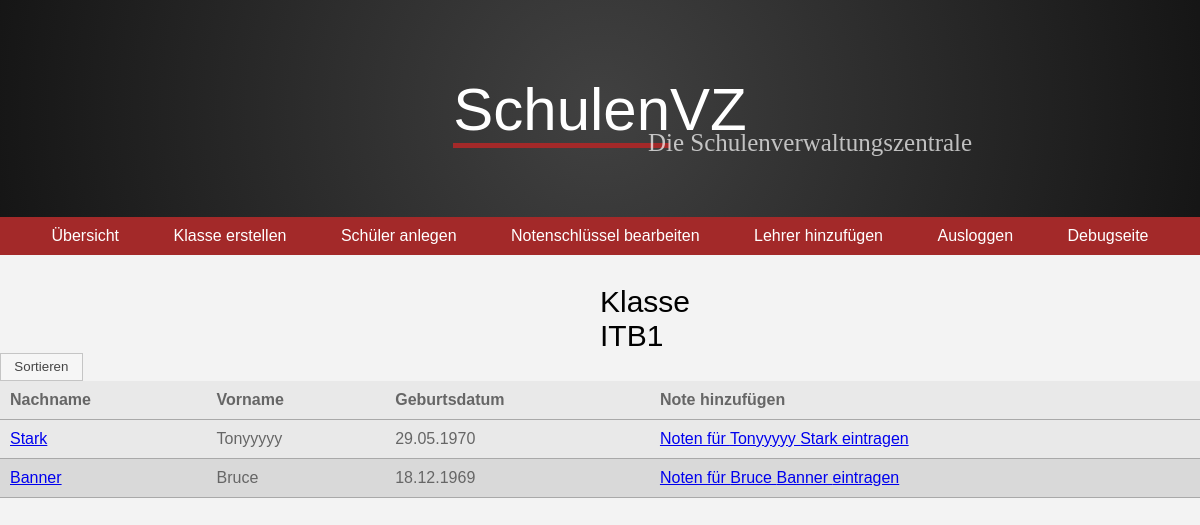
The app's page /index.php?id=ITB1 (signed in) with its own data.
### tables this page shows
CREATE TABLE `schueler` (
  `id_Schueler` int(11) NOT NULL,
  `Vorname` varchar(45) NOT NULL,
  `Nachname` varchar(45) NOT NULL,
  `Geburtsdatum` date NOT NULL,
  `Kurs_id_Kurs` int(11) DEFAULT NULL
);

### files_lp/includes/DoublyLinkedList.php (called while the page is built, shortened)
<?php
require_once 'Student.php';
require_once 'Element.php';
class DoublyLinkedList
{
    private $start;
    private $count;
    public function __construct($name, $key, $id)
    {
        $this->start = null;
        $this->count = 0;
    }
    public function add($data)
    {
        $element = new Element($data);
        if ($this->start === null) {
            $this->start = $element;
            $this->count++;
            return;
        }
        $this->count++;
    }
    public function readList()
    {
        $array = array();
        if ($this->count === 0)
        {
            echo "Noch keine Einträge vorhanden.<br>";
        }
        else
        {
            $start = $this->getStart();
            $data = $start->getData();
            for ($i = 0; $i < $this->count; $i++) {
                $array[] = $data;
                $start = $start->getNext();
                if ($start !== null)
                {
                    $data = $start->getData();
                }
                else
                {
                    return $array;
                }
            }
            return $array;
        }
    }
    public function getStart()
    {
        return $this->start;
    }
}

### files_lp/includes/Student.php (called while the page is built, shortened)
<?php
require_once 'Element.php';
require_once 'DoublyLinkedList.php';
class Student
{
    private $firstName;
    private $lastName;
    private $bday;
    private $id;
    public function __construct($id, $firstName, $lastName, $bday, $class)
    {
        $this->id = $id;
        $this->firstName = $firstName;
        $this->lastName = $lastName;
        $this->bday = $bday;
    }
    public function getId()
    {
        return $this->id;
    }
    public function getFirstName()
    {
        return $this->firstName;
    }
    public function getLastName()
    {
        return $this->lastName;
    }
    public function getBday()
    {
        return $this->bday;
    }
    public function getStudentData()
    {
        $data = array();
        $id = $this->getId();
        $first = $this->getFirstName();
        $last = $this->getLastName();
        $bd = $this->getBday();
        array_push($data, $first, $last, $bd, $id);
        return $data;
    }
}

### files_lp/includes/Element.php (called while the page is built, shortened)
<?php
require_once 'Student.php';
require_once 'DoublyLinkedList.php';
class Element
{
    private $next;
    private $data;
    public function __construct(Student $data)
    {
        $this->data = $data;
    }
    public function setNext($element)
    {
        if ($element === null)
        {
            $this->next = null;
        }
        else
        {
            $this->next = $element;
        }
    }
    public function getNext()
    {
        return $this->next;
    }
    public function getData()
    {
        return $this->data->getStudentData();
    }
}

### project_files/Database.php (called while the page is built, shortened)
<?php
abstract class DB {
    public static function convertDate($date) {
        if ($date) {
            return date('d.m.Y', strtotime($date));
        }
        else {
            return NULL;
        }
    }
}

### index.php (the view, shortened to what this page needs)
<?php
include_once 'files_lp/ui/header.php';
if (isset($_SESSION['UserRight']) AND isset($_SESSION['UserLogin']))
{
    $userRight = $_SESSION['UserRight'];
    if ($userRight == "ADMIN")
    {
        if (isset($_GET['id']) AND isset($_GET['sort']))
        {
            $kurs = strtoupper($_GET['id']);
            $sort = $_GET['sort'];
            if (isset($_SESSION[$kurs]))
            {
                $liste = unserialize($_SESSION[$kurs]);
            }
            else
            {
                buildList($kurs);
                $liste = unserialize($_SESSION[$kurs]);
            }
            echo "<p id='className'> Klasse ".$kurs."</p>";
            echo "<table id='myTable'>";
            echo "<thead>";
            echo "<tr>";
            echo "<th>Nachname</th>";
            echo "<th>Vorname</th>";
            echo "<th>Geburtsdatum</th>";
            echo "<th>Note hinzufügen</th>";
            echo "</tr>";
            echo "</thead>";
            printList($liste, $kurs, true);
            echo "</table>";
        }
        elseif (isset($_GET['id']))
        {
            $kurs = strtoupper($_GET['id']);
            if (isset($_SESSION[$kurs]))
            {
                $liste = unserialize($_SESSION[$kurs]);
            }
            else
            {
                buildList($kurs);
                $liste = unserialize($_SESSION[$kurs]);
            }
            ?>
            <p id='className'>Klasse <?= $kurs ?></p>
            <button class='ui-button' onclick="location.href='?id=<?= $kurs ?>&sort=true'">Sortieren</button>
            <?php
            echo "<table id='myTable'>";
            echo "<thead>";
            echo "<tr>";
            echo "<th>Nachname</th>";
            echo "<th>Vorname</th>";
            echo "<th>Geburtsdatum</th>";
            echo "<th>Note hinzufügen</th>";
            echo "</tr>";
            echo "</thead>";
            printList($liste, $kurs);
            echo "</table>";
        }
    }
}
else
{
    header("Location: login.php");
}
?>

### files_lp/functions/listHelper.php (shortened to what this page needs)
<?php
require_once 'files_lp/includes/DoublyLinkedList.php';
require_once 'files_lp/includes/Element.php';
require_once 'files_lp/includes/Student.php';
require_once 'project_files/Database.php';
function buildList($class)
{
    $PDO = DB::load(DBHOST, DBNAME, DBUSERNAME, DBPASSWORD);
    $search = "SELECT s.id_Schueler, s.Vorname, s.Nachname, s.Geburtsdatum FROM kurs
               LEFT JOIN schueler s on kurs.id_Kurs = s.Kurs_id_Kurs
               WHERE kurs.kursName = ?";
    $pre = $PDO->prepare($search);
    $pre->execute(array($class));
    $test = $pre->fetchAll(PDO::FETCH_ASSOC);
}
function printList($liste, $kurs, $sort = false)
{
    if ($sort == true)
    {
        $sorted = sortList($kurs);
        $array = $sorted->readList();
        $sortVal = 1;
    }
    else
    {
        $array = $liste->readList();
    }
    echo "<tbody id='myTbody'>";
    foreach ($array as $row)
    {
        echo "<tr onclick='makeTrClickableAgain(this)'>";
        echo "<td id='last' class='dontTouchThis'>";
        echo "<a href='grades.php?id=".$row[3]."&class=".$kurs."'>".$row[1]."</a>";
        echo "</td>";
        echo "<td id='first'>";
        echo $row[0];
        echo "</td>";
        echo "<td id='birth'>";
        echo DB::convertDate($row[2]);
        echo "</td>";
        echo "<td class='dontTouchThis'>";
        echo "<a href='newGrade.php?id=".$row[3]."&class=".$kurs."'>Noten für ".$row[0]." ".$row[1]." eintragen</a>";
        echo "</td>";
        echo "</tr>";
    }
    echo "</tbody>";
}

### files_lp/styles/styles.css (style rules this page uses)
body { background-color: var(--backgroundColor); font-family: var(--mainFont); margin: 0; padding: 0; }
table { border-collapse: collapse; width: 100%; font-family: var(--mainFont); text-align: left; }
table thead { background-color: var(--accentColor); color: var(--elementsOnAccentColor); font-weight: bold; }
td, th { padding: 10px; color: #666; }
tr { border-bottom: 1px solid var(--tableBorders); }
tr:nth-child(even) { background-color: var(--softerMainColor); }
tr:nth-child(odd):not(.tableHead) { background-color: var(--softMainColor); }
#className { margin-left: 50%; margin-right: 40%; font-size: 30px; margin-bottom: 0px; padding-bottom: 0px; }

### records on screen
schueler: Nachname "Stark", Vorname "Tonyyyyy", Geburtsdatum "29.05.1970"
schueler: Nachname "Banner", Vorname "Bruce", Geburtsdatum "18.12.1969"

### other values on screen
$kurs "ITB1"
